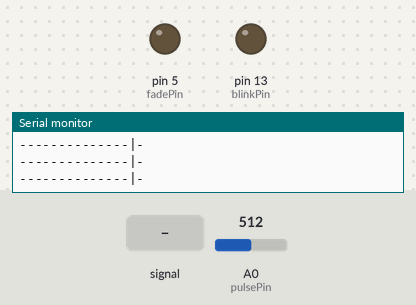
A sketch run on a simulated Arduino Uno, built with avr-gcc and run on an emulated ATmega328P. On the bench: output pins drawn as LEDs (lit = HIGH), the last lines printed to the serial monitor. Inputs (shaded band) come from the test bench; at power-on: A0 (pulsePin) = 512. WiFi joins after 1.5 s; servers stay silent unless stated.

Above: at 1.2 s.
1.3 s: A0 (pulsePin) fed a 200 Hz sine of ±81 counts around its level
At 2.23 s:
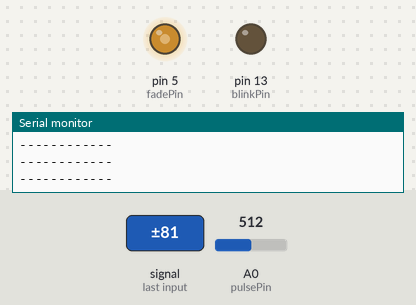
4.3 s: A0 (pulsePin) set to 535
At 4.64 s:
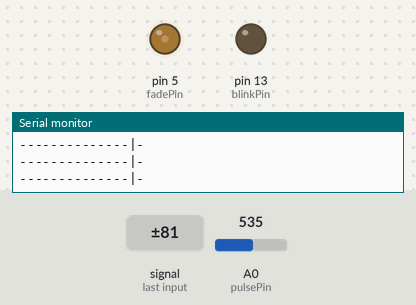
6.2 s: A0 (pulsePin) fed a 50 Hz sine of ±306 counts around its level
9.2 s: A0 (pulsePin) set to 515
At 9.6 s:
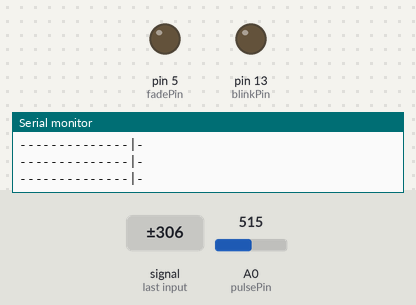
Timing chart, 0 to 11.8 s (numbered marks = the images above; inputs shaded):
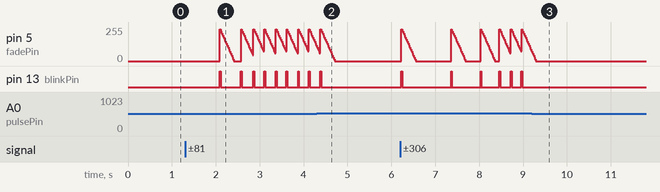

Measured:
- after the input at 4.3 s, pin 13 (blinkPin): goes on until 4.4 s, then stays LOW
- after the input at 9.2 s, pin 13 (blinkPin): stops changing and stays LOW

The sketch:

PulseSensorAmped_Arduino_1dot4.ino
```cpp
#include <SPI.h>                 // needed for Arduino versions later than 0018
#include <Ethernet.h>
#include <EthernetUdp.h>         // UDP library from: bjoern@cs.stanford.edu 12/30/2008


char buffer[25]; // just give it plenty to write out any values you want to test
String mystring;

byte mac[] = {
  0xDE, 0xAD, 0xBE, 0xEF, 0xFE, 0xED
};

IPAddress ip(192, 168, 0, 55);
IPAddress ipServer(192, 168, 0, 100); //ip beaglebone

unsigned int localPort = 8888;      // local port to listen on

// buffers for receiving and sending data
char packetBuffer[UDP_TX_PACKET_MAX_SIZE]; //buffer to hold incoming packet,
// An EthernetUDP instance to let us send and receive packets over UDP


/*  Pulse Sensor Amped 1.4
----------------------  Notes ----------------------  ----------------------
This code:
1) Blinks an LED to User's Live Heartbeat   PIN 13
2) Fades an LED to User's Live HeartBeat
3) Determines BPM
4) Prints All of the Above to Serial

Read Me:
https://github.com/WorldFamousElectronics/PulseSensor_Amped_Arduino/blob/master/README.md
 ----------------------       ----------------------  ----------------------
*/

//  Variables
int pulsePin = 0;                 // Pulse Sensor purple wire connected to analog pin 0
int blinkPin = 13;                // pin to blink led at each beat
int fadePin  = 5;                  // pin to do fancy classy fading blink at each beat
int fadeRate = 0;                 // used to fade LED on with PWM on fadePin

// Volatile Variables, used in the interrupt service routine!
volatile int BPM;                   // int that holds raw Analog in 0. updated every 2mS
volatile int Signal;                // holds the incoming raw data
volatile int IBI = 600;             // int that holds the time interval between beats! Must be seeded!
volatile boolean Pulse = false;     // "True" when User's live heartbeat is detected. "False" when not a "live beat".
volatile boolean QS = false;        // becomes true when Arduoino finds a beat.

// Regards Serial OutPut  -- Set This Up to your needs
static boolean serialVisual = true;   // Set to 'false' by Default.  Re-set to 'true' to see Arduino Serial Monitor ASCII Visual Pulse

EthernetUDP Udp;


void setup(){
  pinMode(blinkPin,OUTPUT);         // pin that will blink to your heartbeat!
  pinMode(fadePin,OUTPUT);          // pin that will fade to your heartbeat!
  Serial.begin(115200);             // we agree to talk fast!
  interruptSetup();                 // sets up to read Pulse Sensor signal every 2mS
   // UN-COMMENT THE NEXT LINE IF YOU ARE POWERING The Pulse Sensor AT LOW VOLTAGE,
   // AND APPLY THAT VOLTAGE TO THE A-REF PIN
//   analogReference(EXTERNAL);
 // start the Ethernet and UDP:
  Ethernet.begin(mac, ip);
  Udp.begin(localPort);
}

int contadorFrequencia = 0;
//  Where the Magic Happens
void loop(){

    serialOutput() ;

  if (QS == true){     //  A Heartbeat Was Found
                       // BPM and IBI have been Determined
                       // Quantified Self "QS" true when arduino finds a heartbeat
        digitalWrite(blinkPin,HIGH);     // Blink LED, we got a beat.
        fadeRate = 255;         // Makes the LED Fade Effect Happen
                                // Set 'fadeRate' Variable to 255 to fade LED with pulse
        serialOutputWhenBeatHappens();   // A Beat Happened, Output that to serial.
        QS = false;                      // reset the Quantified Self flag for next time

  }else {
      digitalWrite(blinkPin,LOW);            // There is not beat, turn off pin 13 LED
  }

  ledFadeToBeat();                      // Makes the LED Fade Effect Happen
  delay(20);                             //  take a break

  contadorFrequencia = contadorFrequencia + 1;
  if(contadorFrequencia > 100){
//    InformaTemperatura();
    contadorFrequencia = 0;
   }
  }
```

AllSerialHandling.ino
```cpp
//////////
/////////  All Serial Handling Code,
/////////  It's Changeable with the 'serialVisual' variable
/////////  Set it to 'true' or 'false' when it's declared at start of code.
/////////
int SomaFrequencia;

void serialOutput(){   // Decide How To Output Serial.
 if (serialVisual == true){
     arduinoSerialMonitorVisual('-', Signal);   // goes to function that makes Serial Monitor Visualizer
 } else{
      sendDataToSerial('S', Signal);     // goes to sendDataToSerial function
 }
}


//  Decides How To OutPut BPM and IBI Data
void serialOutputWhenBeatHappens(){
  int i = 0;
 if (serialVisual == true){            //  Code to Make the Serial Monitor Visualizer Work
    Serial.print("*** Heart-Beat Happened *** ");  //ASCII Art Madness
    Serial.print("BPM: ");
    if(BPM > 200) BPM = BPM - 52;
    Serial.print(BPM);
    Serial.print("  ");
    mystring = String(BPM);

    Udp.beginPacket(ipServer, localPort);
    Udp.write("{\"frequencia\" : \"");
    zerabuffer();
    for(i =0; i < 5; i++){
      buffer[i] = mystring[i];
    }
    Udp.write(buffer);
    Udp.write("\"}");
    Udp.endPacket();

    } else{
        sendDataToSerial('B',BPM);   // send heart rate with a 'B' prefix
        sendDataToSerial('Q',IBI);   // send time between beats with a 'Q' prefix
 }
}


//  Sends Data to Pulse Sensor Processing App, Native Mac App, or Third-party Serial Readers.
void sendDataToSerial(char symbol, int data ){
    Serial.print(symbol);

    Serial.println(data);
  }

void ledFadeToBeat(){
    fadeRate -= 15;                         //  set LED fade value
    fadeRate = constrain(fadeRate,0,255);   //  keep LED fade value from going into negative numbers!
    analogWrite(fadePin,fadeRate);          //  fade LED
  }


//  Code to Make the Serial Monitor Visualizer Work
void arduinoSerialMonitorVisual(char symbol, int data ){
  const int sensorMin = 0;      // sensor minimum, discovered through experiment
const int sensorMax = 1024;    // sensor maximum, discovered through experiment

  int sensorReading = data;
  // map the sensor range to a range of 12 options:
  int range = map(sensorReading, sensorMin, sensorMax, 0, 11);

  // do something different depending on the
  // range value:
  switch (range) {
  case 0:
    Serial.println("");     /////ASCII Art Madness
    break;
  case 1:
    Serial.println("---");
    break;
  case 2:
    Serial.println("------");
    break;
  case 3:
    Serial.println("---------");
    break;
  case 4:
    Serial.println("------------");
    break;
  case 5:
    Serial.println("--------------|-");
    break;
  case 6:
    Serial.println("--------------|---");
    break;
  case 7:
    Serial.println("--------------|-------");
    break;
  case 8:
    Serial.println("--------------|----------");
    break;
  case 9:
    Serial.println("--------------|----------------");
    break;
  case 10:
    Serial.println("--------------|-------------------");
    break;
  case 11:
    Serial.println("--------------|-----------------------");
    break;

  }
}
```

Interrupt.ino
```cpp
volatile int rate[10];                    // array to hold last ten IBI values
volatile unsigned long sampleCounter = 0;          // used to determine pulse timing
volatile unsigned long lastBeatTime = 0;           // used to find IBI
volatile int P =512;                      // used to find peak in pulse wave, seeded
volatile int T = 512;                     // used to find trough in pulse wave, seeded
volatile int thresh = 525;                // used to find instant moment of heart beat, seeded
volatile int amp = 100;                   // used to hold amplitude of pulse waveform, seeded
volatile boolean firstBeat = true;        // used to seed rate array so we startup with reasonable BPM
volatile boolean secondBeat = false;      // used to seed rate array so we startup with reasonable BPM


void interruptSetup(){
  // Initializes Timer2 to throw an interrupt every 2mS.
  TCCR2A = 0x02;     // DISABLE PWM ON DIGITAL PINS 3 AND 11, AND GO INTO CTC MODE
  TCCR2B = 0x06;     // DON'T FORCE COMPARE, 256 PRESCALER
  OCR2A = 0X7C;      // SET THE TOP OF THE COUNT TO 124 FOR 500Hz SAMPLE RATE
  TIMSK2 = 0x02;     // ENABLE INTERRUPT ON MATCH BETWEEN TIMER2 AND OCR2A
  sei();             // MAKE SURE GLOBAL INTERRUPTS ARE ENABLED
}


// THIS IS THE TIMER 2 INTERRUPT SERVICE ROUTINE.
// Timer 2 makes sure that we take a reading every 2 miliseconds
ISR(TIMER2_COMPA_vect){                         // triggered when Timer2 counts to 124
  cli();                                      // disable interrupts while we do this
  Signal = analogRead(pulsePin);              // read the Pulse Sensor
  sampleCounter += 2;                         // keep track of the time in mS with this variable
  int N = sampleCounter - lastBeatTime;       // monitor the time since the last beat to avoid noise

    //  find the peak and trough of the pulse wave
  if(Signal < thresh && N > (IBI/5)*3){       // avoid dichrotic noise by waiting 3/5 of last IBI
    if (Signal < T){                        // T is the trough
      T = Signal;                         // keep track of lowest point in pulse wave
    }
  }

  if(Signal > thresh && Signal > P){          // thresh condition helps avoid noise
    P = Signal;                             // P is the peak
  }                                        // keep track of highest point in pulse wave

  //  NOW IT'S TIME TO LOOK FOR THE HEART BEAT
  // signal surges up in value every time there is a pulse
  if (N > 250){                                   // avoid high frequency noise
    if ( (Signal > thresh) && (Pulse == false) && (N > (IBI/5)*3) ){
      Pulse = true;                               // set the Pulse flag when we think there is a pulse
//      digitalWrite(blinkPin,HIGH);                // turn on pin 13 LED
      IBI = sampleCounter - lastBeatTime;         // measure time between beats in mS
      lastBeatTime = sampleCounter;               // keep track of time for next pulse

      if(secondBeat){                        // if this is the second beat, if secondBeat == TRUE
        secondBeat = false;                  // clear secondBeat flag
        for(int i=0; i<=9; i++){             // seed the running total to get a realisitic BPM at startup
          rate[i] = IBI;
        }
      }

      if(firstBeat){                         // if it's the first time we found a beat, if firstBeat == TRUE
        firstBeat = false;                   // clear firstBeat flag
        secondBeat = true;                   // set the second beat flag
        sei();                               // enable interrupts again
        return;                              // IBI value is unreliable so discard it
      }


      // keep a running total of the last 10 IBI values
      word runningTotal = 0;                  // clear the runningTotal variable

      for(int i=0; i<=8; i++){                // shift data in the rate array
        rate[i] = rate[i+1];                  // and drop the oldest IBI value
        runningTotal += rate[i];              // add up the 9 oldest IBI values
      }

      rate[9] = IBI;                          // add the latest IBI to the rate array
      runningTotal += rate[9];                // add the latest IBI to runningTotal
      runningTotal /= 10;                     // average the last 10 IBI values
      BPM = 60000/runningTotal;               // how many beats can fit into a minute? that's BPM!
      QS = true;                              // set Quantified Self flag
      // QS FLAG IS NOT CLEARED INSIDE THIS ISR
    }
  }

  if (Signal < thresh && Pulse == true){   // when the values are going down, the beat is over
//    digitalWrite(blinkPin,LOW);            // turn off pin 13 LED
    Pulse = false;                         // reset the Pulse flag so we can do it again
    amp = P - T;                           // get amplitude of the pulse wave
    thresh = amp/2 + T;                    // set thresh at 50% of the amplitude
    P = thresh;                            // reset these for next time
    T = thresh;
  }

  if (N > 2500){                           // if 2.5 seconds go by without a beat
    thresh = 512;                          // set thresh default
    P = 512;                               // set P default
    T = 512;                               // set T default
    lastBeatTime = sampleCounter;          // bring the lastBeatTime up to date
    firstBeat = true;                      // set these to avoid noise
    secondBeat = false;                    // when we get the heartbeat back
  }

  sei();                                   // enable interrupts when youre done!

}// end isr
```

SensorLM35.ino
```cpp
const int LM35 = A1; // Pino Analogico onde vai ser ligado ao pino 2 do LM35
const int REFRESH_RATE = 5000;  //Tempo de atualização entre as leituras em ms
const float CELSIUS_BASE = 0.4887585532746823069403714565; //Base de conversão para Graus Celsius ((5/1023) * 100)


void zerabuffer(){
int i;
  for(i = 0; i <= 25; i ++){
    buffer[i] = '\0';
  }
}

void InformaTemperatura(){
  float SOMA = 0;
  int i;

  for(i = 0; i < 100; i++){
    SOMA = SOMA + readTemperature();
  }

  SOMA = SOMA / 100;
  mystring = String(SOMA);

  Udp.beginPacket(ipServer, localPort);
  Udp.write("{\"temperatura\" : \"");
  zerabuffer();
  for(i =0; i < 5; i++){
    buffer[i] = mystring[i];
  }
  Udp.write(buffer);
  Udp.write("\"}");
  Udp.endPacket();
}


float readTemperature(){
  return (analogRead(LM35) * CELSIUS_BASE);
}
```

Source omitted: Timer_Interrupt_Notes.ino (6525 bytes)
